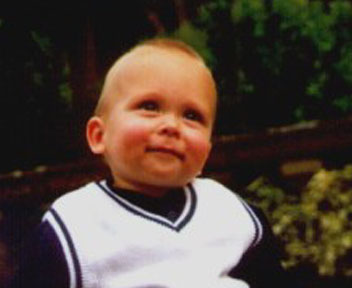
#> input picture img.jpg, 352 x 288 px
$ python skin_ycbcr.py img.jpg out.png
#> lines starting #> are read from the running program, lines starting #| are printed output that depends on the picture; after the words box and inside, x2 and y2 are one past the last pixel; in counts of white or black regions, pixels touching at a corner belong together
import cv2
import numpy as np
from math import ceil
import sys


bins = 256
tolCr = 1
tolCb = 1
hist_size = (bins, bins)
ranges1 = (0, 255)
ranges2 = (0, 255)
ranges = (ranges1, ranges2)


#  sort of the histogram
def sortHist(iBins: list, values: list, num: int):
  tmpN = num

  while tmpN >= 0:
    ultimo = -1
    for i in range(tmpN):
      if iBins[i] > iBins[i + 1]:
        tmp = iBins[i]
        iBins[i] = int(iBins[i + 1])
        iBins[i + 1] = int(tmp)
        ultimo = i
        tmp = values[i]
        values[i] = values[i + 1]
        values[i + 1] = tmp
    tmpN = ultimo
  return iBins

#  Computation of Min and Max of the histogram (5th and 95th percentile)
def calcMinMaxHist(yValues: int, iBins: list, vect: list) -> None:
  flag = 0
  maxVal = 0
  percentage = 0
  app = [0] * bins #  TODO: rewrite these assignments in a more pythonic way
  for i in range(yValues[0]):
    app[i] = 0
  for i in range(1, yValues[0]):
    maxVal = maxVal + yValues[i]
  i = 1
  if int(maxVal != 0):
    while flag != 1:
      percentage = percentage + int(yValues[i])

      if ceil((percentage / maxVal) * 100) >= 5:
        flag = 1
      i = i+1
    vect[0] = i - 1
    i = 1
    flag = 0
    percentage = 0
    while flag != 1:
      percentage = percentage + int(yValues[i])
      if ceil((percentage / maxVal) * 100) >= 95:
        flag = 1
      i = i+1
    vect[1] = i - 1

    k = 0
    for i in range(vect[0], vect[1] +1):
      if iBins[i] != 0:
        app[k] = iBins[i]
        k = k+1
    app = sortHist(app, iBins, k - 1)
    vect[0] = 255
    vect[1] = 0
    for i in range(k):
      if app[i] != 0:
        vect[0] = app[i]
        break
    for i in range(k - 1, -1, -1):
      if app[i] != 0:
        vect[1] = app[i]
        break
  else:
    vect[0] = 255
    vect[1] = 0

#  TODO: this function takes 90% of execution time, improve it
#  Computation of the vertices (Y0,CrMax) and (Y1,CrMax) of the trapezium in the YCr subspace
#  Computation of the vertices (Y2,CbMin) and (Y3,CbMin) of the trapezium in the YCb subspace
def calculateValueMinMaxY(image, val: float, hist, canal: int) -> list:
  minMax = [0] * 2
  min = 255
  max = 0
  indMax = 0
  indMin = 0
  tmpVal = val
  if canal == 1:
    tol = tolCr
  else:
    tol = tolCb
  indTol = (2 * (tol + 1)) - 1
  app = [0] * bins
  iBins = [0] * bins
  app2 = [0] * bins
  iBins2 = [0] * bins
  for i in range(bins):
    app[i] = 0
    app2[i] = 0
    iBins2[i] = 0
    iBins[i] = 0
  yValue = [0] * indTol
  iBinsVal = [0] * indTol
  for i in range(indTol):
    yValue[i] = [0] * bins
    iBinsVal[i] = [0] * bins
  for j in range(indTol):
    for i in range(bins):
      yValue[j][i] = 0
      iBinsVal[j][i] = 0

  height, width, channels = image.shape
  for i in range(height - 1):
    for j in range(width - 1):
      spk = image[i, j, canal]
      if spk >= tmpVal - tol and spk <= tmpVal + tol:
        k = image[i, j, 0]
        bin_val = 0
        bin_val = hist[k, spk]
        if bin_val != 0:
          for l in range(indTol):
            if int(tmpVal - spk + l) == tol:
              yValue[l][k] = bin_val
              iBinsVal[l][k] = k

  for i in range(indTol):
    for k in range(bins):
      app[k] = yValue[i][k]
      iBins[k] = iBinsVal[i][k]
    app = sortHist(app, iBins, k - 1)

    j = 1
    for k in range(bins):
      if app[k] != 0:
        app2[j] = app[k]
        iBins2[j] = iBins[k]
        j = j+1
    app2[0] = j
    minMax[0] = 255
    minMax[1] = 0

    #  Computation of Min and Max of the histogram
    calcMinMaxHist(app2, iBins2, minMax)
    if minMax[0] != minMax[1]:
      if minMax[0] != 255:
        indMin = indMin+1
        if minMax[0] < min:
          min = minMax[0]
      if minMax[1] != 0:
        indMax = indMax+1
        if minMax[1] > max:
          max = minMax[1]
  minMax[0] = min
  minMax[1] = max
  return minMax

def calculateHist(plane1):
  return cv2.calcHist([plane1],[0],None,[256],[0,256])

def calculateHist2(plane1, plane2):
  img = np.dstack((plane1,plane2))
  return cv2.calcHist([img], [0, 1], None, [256, 256], [0, 256, 0, 256])


#  TODO: improve precision with more consistent data types
def skin_detect(image_in: str, image_out: str):
  '''
  Detect skin pixels in `image_in` and save the result into a
  file named like `image_out`
  '''
#> called with image_in = 'img.jpg', image_out = 'out.png'
  CrMin = float(133)
  CrMax = float(183)
  CbMin = float(77)
  CbMax = float(128)

  try:
    source = cv2.imread(image_in, cv2.IMREAD_COLOR)
#> source is the input picture: shape (288, 352, 3); mean B, G, R 59.3, 69.5, 83.6
  except:
    exit('No input image found')

  height, width, channels = source.shape
#> height = 288; width = 352; channels = 3

  minMaxCr = [0] * 2
  minMaxCb = [0] * 2


  #  ALGORITHM
  frame_rgb = source.copy()
  perc = width * height * 0.1 / 100
#> perc = 101.4

  frame_ycrcb = cv2.cvtColor(frame_rgb, cv2.COLOR_BGR2YCR_CB)
#> frame_ycrcb: shape (288, 352, 3); mean of channels 0, 1, 2 72.6, 135.9, 120.5

  y_plane, cr_plane, cb_plane = cv2.split(frame_ycrcb)

  histCb = calculateHist(cb_plane)
#> histCb = 256 values, max 20300 at index 128, min 0 at index 0, mean 396
  histCr = calculateHist(cr_plane)
#> histCr = 256 values, max 22504 at index 128, min 0 at index 0, mean 396

  max_valCr = 0
  minMaxCr[0] = 255
  minMaxCr[1] = 0
  minMaxCb[0] = 255
  minMaxCb[1] = 0

  #  Computation of Crmax
  for i in range(bins - 1, -1, -1):
    if histCr[i] != 0 and histCr[i] > perc:
      max_valCr = i
      break

  #  Computation of Cbmin
  min_valCb = 0
  for i in range(bins):
    if histCb[i] != 0 and histCb[i] > perc:
      min_valCb = i
      break

  histYCb = calculateHist2(y_plane, cb_plane)
  histYCr = calculateHist2(y_plane, cr_plane)

  #  Computation of (Y0,CrMax) and (Y1,CrMax) by means of the calculus of percentiles
  if max_valCr != -1:
    if max_valCr > CrMax:
      max_valCr = CrMax
    minMaxCr = calculateValueMinMaxY(frame_ycrcb, max_valCr, histYCr, 1)
#> after the loop in calculateValueMinMaxY, `for i in range(height - 1):`: iBinsVal = 3 items
#> after the loop in calculateValueMinMaxY, `for i in range(indTol):`: app = 256 values, max 7 at index 253, min 0 at index 0, mean 0.512; app2 = 256 values, max 60 at index 0, min 0 at index 74, mean 0.969; iBins = 256 values, max 154 at index 218, min 0 at index 0, mean 23.3; iBins2 = 256 values, max 154 at index 21, min 0 at index 74, mean 29.92; indMax = 3; max = 169; min = 57; minMax = [74, 154]
#> minMaxCr = [57, 169]
    if max_valCr < CrMax:
      CrMax = max_valCr

  #  Computation of (Y2,CbMin) and (Y3,CbMin) by means of the calculus of percentiles
  if min_valCb != -1:
    if min_valCb < CbMin:
      min_valCb = CbMin
    minMaxCb = calculateValueMinMaxY(frame_ycrcb, min_valCb, histYCb, 2)
#> minMaxCb = [89, 170]
    if min_valCb > CbMin:
      CbMin = min_valCb

  Y0 = 50
  Y1 = 110
  Y2 = 140
  Y3 = 200
  #  Store of Y0, Y1
  if max_valCr != -1:
    Y0 = minMaxCr[0]
#> Y0 = 57
    Y1 = minMaxCr[1]
#> Y1 = 169
  #  Store of Y2, Y3
  if min_valCb != -1:
    Y2 = minMaxCb[0]
#> Y2 = 89
    Y3 = minMaxCb[1]
#> Y3 = 170

  bw_final = np.zeros((height, width, 1), np.uint8)
  ACr = 0
  ACb = 0
  B = 256
  bCr = Y1 - Y0
#> bCr = 112
  bCb = Y3 - Y2
#> bCb = 81
  if bCr > bCb:
    maxb = bCr
#> maxb = 112
    minb = bCb
#> minb = 81
  else:
    maxb = bCb
    minb = bCr
  hCr = float(CrMax - CrMin)
  hCb = float(CbMax - CbMin)
  ACr = ((B + bCr) * hCr) / 2
#> ACr = 9200
  ACb = ((B + bCb) * hCb) / 2
#> ACb = 7414

  Y = y_plane
  Cr = cr_plane
  Cb = cb_plane

  #  Calculate HCr
  #  With loops it had 3 if conditions: translate them into masks and matrix multiplications.
  #  Each mask represent a condition and its truth values are multiplied by the
  #  values that would have been inside the condition
  HCr = np.zeros_like(Y)
  # numpy.putmask(matrix, mask, new_matrix_values)
  np.putmask(HCr, (Y >= 0) & (Y < Y0), (CrMin + hCr * (np.float64(Y) / Y0)).astype(np.uint8))
  np.putmask(HCr, (Y >= Y0) & (Y < Y1), CrMax)
  np.putmask(HCr, (Y >= Y1) & (Y<= 255), (CrMin + hCr * ((np.float64(Y) - 255) / (Y1 - 255))).astype(np.uint8))

  #  TODO: use cleaner approach to perform color subtraction / saturated subtraction
  #  Calculate HCb
  #  arr[arr - subtract_me < threshold] = threshold
  HCb = np.zeros_like(Y)
  np.putmask(HCb, (Y >= 0) & (Y < Y2), (CbMin + hCb * ((np.int8(Y) - Y2) / (0 - Y2))).astype(np.uint8))
  np.putmask(HCb, (Y >= Y2) & (Y < Y3), CbMin)
  np.putmask(HCb, (Y >= Y3) & (Y <= 255), (CbMin + hCb * ((np.float64(Y) - Y3) / (255 - Y3))).astype(np.uint8))

  dCr = Cr - CrMin
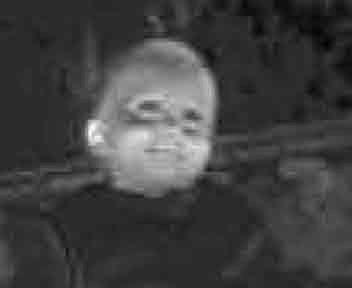
#> dCr: shape (288, 352) float64; min -21, max 73, mean 2.9; drawn with min black and max white
  DCr = HCr - CrMin
  DCb = CbMax - HCb
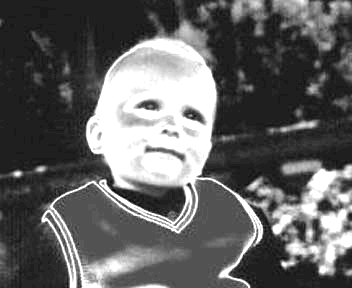
#> DCb: shape (288, 352) float64; min 4, max 44, mean 19.5; drawn with min black and max white

  if ACr > ACb:
    D1Cr = DCr * ACb / ACr
    D1Cb = DCb
  else:
    D1Cr = DCr
    D1Cb = DCb * ACr / ACb
  alpha = np.true_divide(D1Cb, D1Cr)
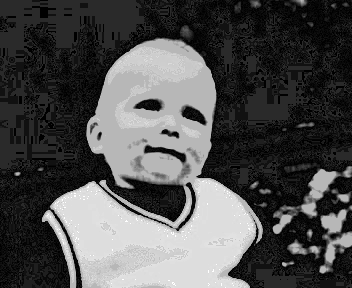
#> alpha: shape (288, 352) float64; min 0.709, max 1.24, mean 0.875; drawn with min black and max white
  dCbS = np.zeros_like(alpha)
  np.putmask(dCbS, D1Cr > 0, np.multiply(dCr, alpha))
  np.putmask(dCbS, D1Cr <= 0, 255)

  CbS = CbMax - dCbS
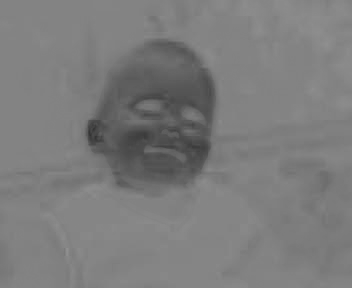
#> CbS: shape (288, 352) float64; min 51.56, max 144.6, mean 124.6

  sf = float(minb) / float(maxb)
#> sf = 0.723

  #  Condition C.0
  Ivals = (D1Cr + D1Cb) - (dCr + dCbS)
  I = np.absolute(Ivals) * sf
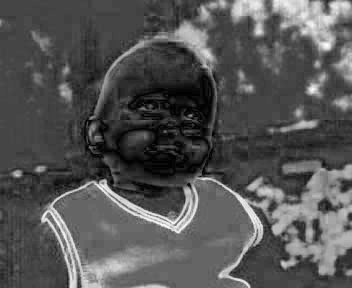
#> I: shape (288, 352) float64; min 0.0141, max 77.33, mean 25.8; drawn with min black and max white

  #  Condition C.1
  Jvals = np.multiply(dCbS, np.true_divide((dCbS + dCr), (D1Cb + D1Cr)))
  J = np.zeros_like(alpha)
  np.putmask(J, (D1Cb + D1Cr) > 0, Jvals)
  np.putmask(J, (D1Cb + D1Cr) <= 0, 255)

  #  Skin pixels
  mask1 = cv2.subtract(Cr, Cb) >= I
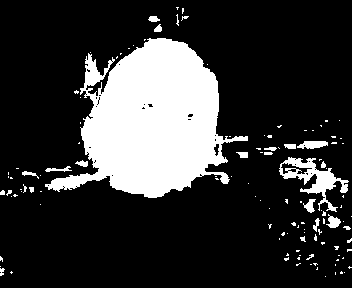
#> mask1: shape (288, 352) bool; 20.3% white; 120 white regions (98 under 20 px), largest, box (x1, y1, x2, y2) and area: (45, 38, 248, 198) 17849, (279, 157, 349, 212) 1177, (297, 141, 328, 149) 181
  mask2 = np.absolute(np.float64(Cb) - CbS).astype(np.uint8) <= J
#> mask2: shape (288, 352) bool; 25.9% white; 315 white regions (243 under 20 px), largest, box (x1, y1, x2, y2) and area: (0, 41, 232, 240) 18779, (68, 33, 101, 104) 809, (272, 132, 352, 156) 622
  np.putmask(bw_final, mask1 & mask2, 255)
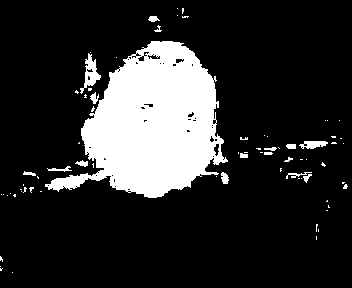
#> bw_final: shape (288, 352, 1); 17.3% white; 75 white regions (58 under 20 px), largest, box (x1, y1, x2, y2) and area: (45, 41, 228, 198) 16184, (80, 53, 101, 94) 328, (299, 141, 328, 149) 157

  cv2.imwrite(image_out, bw_final)


if __name__ == "__main__":
  image_in = sys.argv[1]
  image_out = sys.argv[2]
  skin_detect(image_in, image_out)
